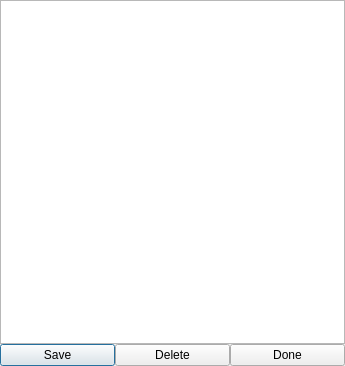
<?xml version="1.0" encoding="UTF-8"?>
<ui version="4.0">
 <author>Bernd Stramm &lt;bernd.stramm@gmail.com&gt;</author>
 <class>EditSimple</class>
 <widget class="QDialog" name="EditSimple">
  <property name="geometry">
   <rect>
    <x>0</x>
    <y>0</y>
    <width>345</width>
    <height>366</height>
   </rect>
  </property>
  <property name="windowTitle">
   <string>Choose</string>
  </property>
  <property name="windowIcon">
   <iconset resource="../dchat.qrc">
    <normaloff>:/dchatlogo.png</normaloff>:/dchatlogo.png</iconset>
  </property>
  <layout class="QGridLayout" name="gridLayout">
   <item row="1" column="0">
    <widget class="QPushButton" name="saveButton">
     <property name="text">
      <string>Save</string>
     </property>
    </widget>
   </item>
   <item row="1" column="1">
    <widget class="QPushButton" name="deleteButton">
     <property name="text">
      <string>Delete</string>
     </property>
    </widget>
   </item>
   <item row="1" column="2">
    <widget class="QPushButton" name="cancelButton">
     <property name="text">
      <string>Done</string>
     </property>
    </widget>
   </item>
   <item row="0" column="0" colspan="3">
    <widget class="QListWidget" name="stringList"/>
   </item>
  </layout>
 </widget>
 <layoutdefault spacing="0" margin="0"/>
 <resources>
  <include location="../dchat.qrc"/>
 </resources>
 <connections/>
</ui>
